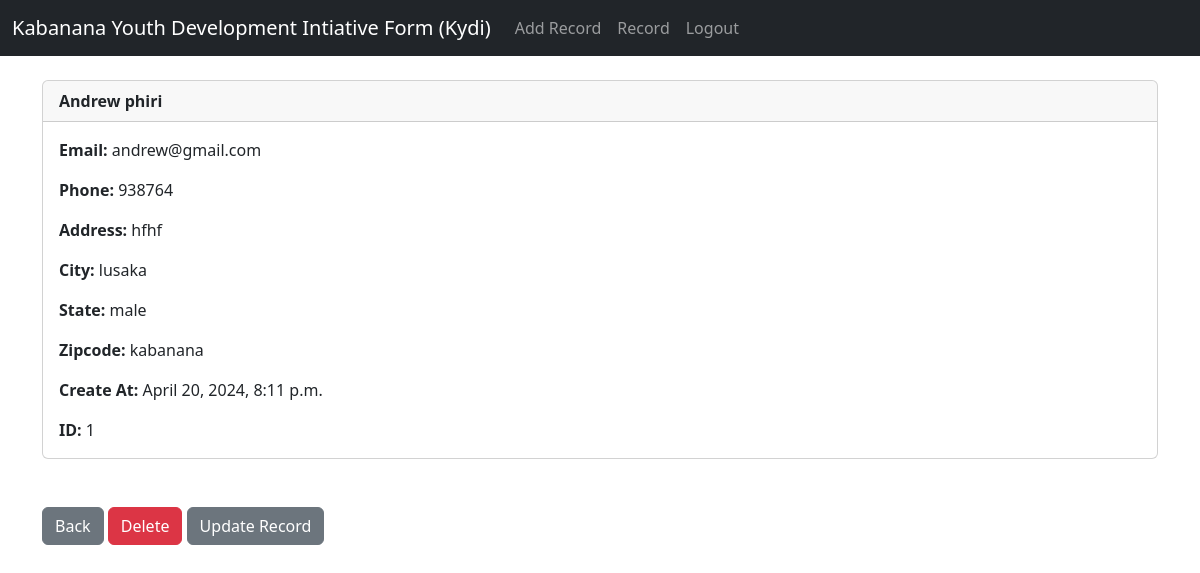
The page /record/1 (signed in) on the database its author committed.
### kydiApp/models.py (models this page shows, shortened)
class Record(models.Model):
	created_at = models.DateTimeField(auto_now_add=True)
	first_name = models.CharField(max_length=50)
	last_name =  models.CharField(max_length=50)
	email =  models.CharField(max_length=100)
	phone = models.CharField(max_length=15)
	address =  models.CharField(max_length=100)
	city =  models.CharField(max_length=50)
	gender =  models.CharField(max_length=50)
	compound =  models.CharField(max_length=20)

### kydiApp/views.py (the view)
# urls.py: path('record/<int:pk>', views.customer_record, name='record'),
def customer_record(request, pk):
    if request.user.is_authenticated:
        customer_record = Record.objects.get(id=pk)
        return render(request, 'record.html', {'customer_record':customer_record})
    else:
        messages.success(request, "You Must Be Logged In To View That Page...")
        return redirect('home')

### kydiApp/templates/record.html
{% extends 'base.html' %}
{% block content %}
<div class="card">
  <div class="card-header"><strong>
    	{{ customer_record.first_name }}
		{{ customer_record.last_name }}</strong>
  </div>
  <div class="card-body">
<p class="card-text">
<strong>Email: </strong>{{ customer_record.email }}</p>
<p class="card-text">
<strong>Phone: </strong>{{ customer_record.phone }}
</p>
<p class="card-text">
<strong>Address: </strong>{{ customer_record.address }}</p>
<p class="card-text">
<strong>City: </strong>{{ customer_record.city }}</p>
<p class="card-text">
<strong>State: </strong>{{ customer_record.gender }}</p>
<p class="card-text">
<strong>Zipcode: </strong>{{ customer_record.compound }}</p>
<p class="card-text">
<strong>Create At: </strong>{{ customer_record.created_at }}</p>
<p class="card-text">
<strong>ID: </strong>{{ customer_record.id }}</p>
  </div>
</div>
<br/><br/>
<a href="{% url 'home' %}" class="btn btn-secondary">Back</a>
<a href="{% url 'delete_record' customer_record.id %}" class="btn btn-danger">Delete</a>
<a href="{% url 'update_record' customer_record.id %}" class="btn btn-secondary">Update Record</a>
{% endblock %}

### rows shown on the page
Record: first_name "Andrew", last_name "phiri", email "andrew@gmail.com", phone "938764", address "hfhf", city "lusaka", gender "male", compound "kabanana", created_at "April 20, 2024, 8:11 p.m.", id "1"
